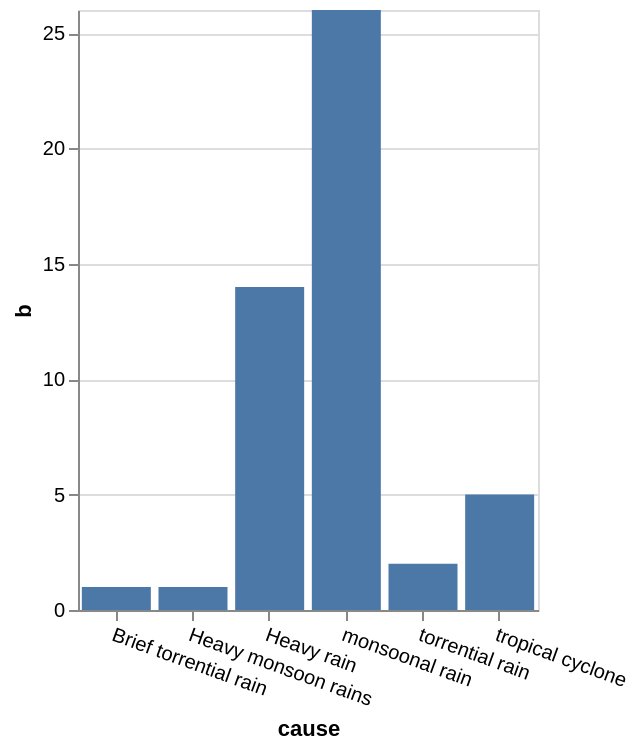

Here is the Vega-Lite specification saved for this chart:
### Vega-Lite specification from a JSON file in a GitHub repository (floating-point values rounded to 4 significant figures)
{"$schema": "https://vega.github.io/schema/vega-lite/v4.json", "width": 230, "height": 300, "description": "A simple bar chart with embedded data.", "data": {"values": [{"cause": "Heavy monsoon rains", "b": 1}, {"cause": "Brief torrential rain", "b": 1}, {"cause": "torrential rain", "b": 2}, {"cause": "Heavy rain", "b": 14}, {"cause": "monsoonal rain", "b": 26}, {"cause": "tropical cyclone", "b": 5}]}, "mark": "bar", "encoding": {"x": {"field": "cause", "type": "nominal", "axis": {"labelAngle": 20}}, "y": {"field": "b", "type": "quantitative"}}}
